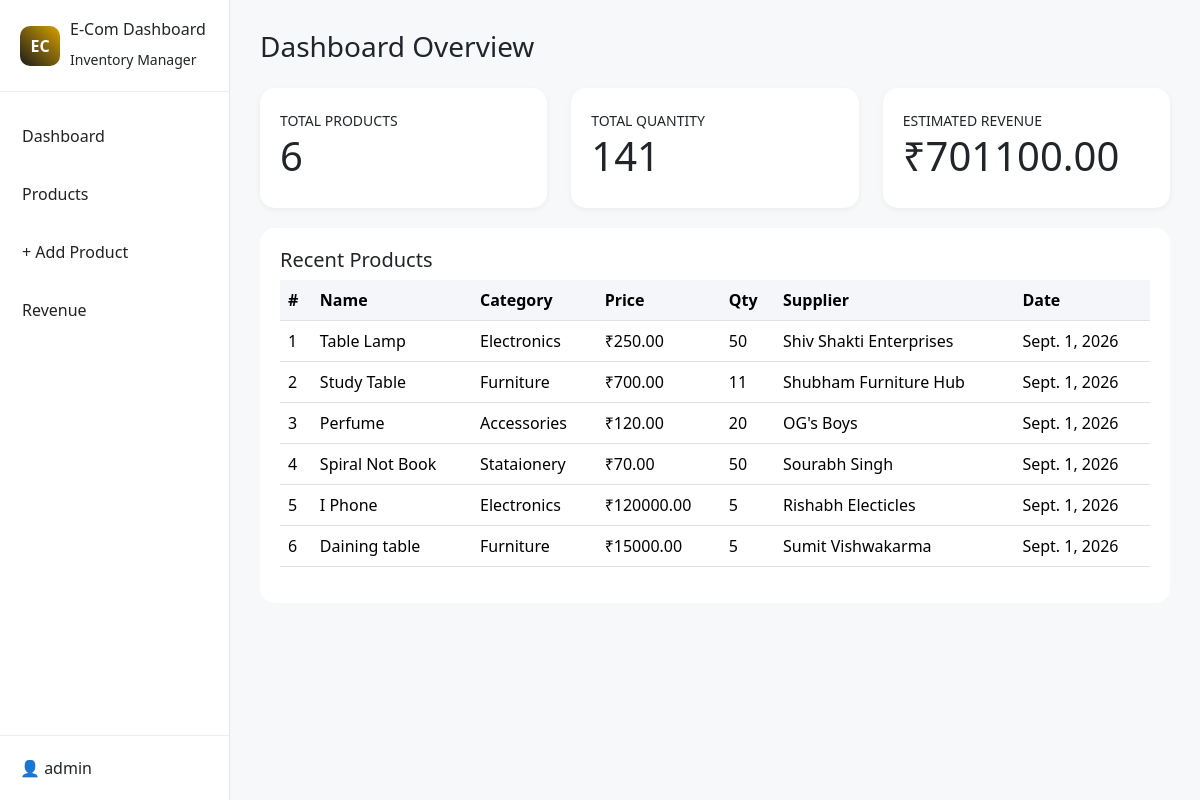
The page / on the database its author committed.
### inventory/models.py (models this page shows, shortened)
class Product(models.Model):
    name = models.CharField(max_length=255)
    category = models.CharField(max_length=100)
    price = models.DecimalField(max_digits=12, decimal_places=2)
    quantity = models.PositiveIntegerField()
    supplier = models.CharField(max_length=255)
    added_date = models.DateField(auto_now_add=True)
    class Meta:
        ordering = ["-id"]

### inventory/views.py (the view)
# urls.py: path("", views.dashboard, name="dashboard"),
def dashboard(request):
    products = Product.objects.all()[:10]
    total_products = Product.objects.count()
    total_quantity = Product.objects.aggregate(total=Sum("quantity"))["total"] or 0
    revenue_expr = ExpressionWrapper(
        F("price") * F("quantity"),
        output_field=DecimalField(max_digits=18, decimal_places=2),
    )
    revenue = Product.objects.aggregate(total=Sum(revenue_expr))["total"] or Decimal("0")
    return render(request, "inventory/dashboard.html", {
        "products": products,
        "total_products": total_products,
        "total_quantity": total_quantity,
        "revenue": revenue.quantize(Decimal("0.01")),
    })

### inventory/templates/inventory/dashboard.html
{% extends 'inventory/base.html' %}
{% block content %}
<h3>Dashboard Overview</h3>
<div class="row mt-4">
<div class="col-md-4"><div class="stat-card"><small>TOTAL PRODUCTS</small><h1>{{ total_products }}</h1></div></div>
<div class="col-md-4"><div class="stat-card"><small>TOTAL QUANTITY</small><h1>{{ total_quantity }}</h1></div></div>
<div class="col-md-4"><div class="stat-card"><small>ESTIMATED REVENUE</small><h1>₹{{ revenue }}</h1></div></div>
</div>
<div class="table-box">
<h5>Recent Products</h5>
<table class="table"><thead><tr><th>#</th><th>Name</th><th>Category</th><th>Price</th><th>Qty</th><th>Supplier</th><th>Date</th></tr></thead>
<tbody>
{% for p in products %}
<tr><td>{{ forloop.counter }}</td><td>{{ p.name }}</td><td>{{ p.category }}</td><td>₹{{ p.price }}</td><td>{{ p.quantity }}</td><td>{{ p.supplier }}</td><td>{{ p.added_date }}</td></tr>
{% empty %}<tr><td colspan="7" class="text-center text-muted">Inventory is empty. Add items to track them.</td></tr>{% endfor %}
</tbody></table>
</div>
{% endblock %}

### inventory/templates/inventory/base.html (shortened to what this page needs)
{% load static %}
<!DOCTYPE html>
<html>
<head>
<link href="https://cdn.jsdelivr.net/npm/bootstrap@5.3.3/dist/css/bootstrap.min.css" rel="stylesheet">
<link rel="stylesheet" href="{% static 'inventory/style.css' %}">
</head>
<body>
<div class="wrapper">
<div class="sidebar">
<div class="logo-box">
<div class="logo-circle">EC</div>
<div><h6>E-Com Dashboard</h6><small>Inventory Manager</small></div>
</div>
<ul>
<li><a href="{% url 'inventory:dashboard' %}">Dashboard</a></li>
<li><a href="{% url 'inventory:products' %}">Products</a></li>
<li><a href="{% url 'inventory:add_product' %}">+ Add Product</a></li>
<li><a href="{% url 'inventory:revenue' %}">Revenue</a></li>
</ul>
<div class="admin">👤 admin</div>
</div>
<div class="content">
{% block content %}{% endblock %}
</div>
</div>
</body>
</html>

### inventory/static/inventory/style.css (style rules this page uses)
body { margin:0; background:#f7f8fa; font-family:Segoe UI; }
.wrapper { display:flex; height:100vh; }
.sidebar { width:230px; background:white; border-right:1px solid #e5e5e5; display:flex; flex-direction:column; }
.logo-box { padding:20px; display:flex; gap:10px; align-items:center; border-bottom:1px solid #eee; }
.logo-circle { width:40px; height:40px; border-radius:10px; background:linear-gradient( 45deg, #1b1b1b, #d7a100 ); color:white; display:flex; align-items:center; justify-content:center; font-weight:bold; }
.sidebar ul { list-style:none; padding:20px 10px; }
.sidebar ul li { margin-bottom:10px; }
.sidebar ul li a { display:block; padding:12px; border-radius:8px; text-decoration:none; color:#222; }
.admin { margin-top:auto; padding:20px; border-top:1px solid #eee; }
.content { flex:1; padding:30px; overflow:auto; }
.stat-card { background:white; padding:20px; border-radius:15px; box-shadow:0 2px 6px rgba(0,0,0,.05); }
.table-box { background:white; padding:20px; border-radius:15px; margin-top:20px; }
.table th { background:#f4f6f9; }

### rows shown on the page
Product: name "Table Lamp", category "Electronics", price "250.00", quantity "50", supplier "Shiv Shakti Enterprises", added_date "Sept. 1, 2026"
Product: name "Study Table", category "Furniture", price "700.00", quantity "11", supplier "Shubham Furniture Hub", added_date "Sept. 1, 2026"
Product: name "Perfume", category "Accessories", price "120.00", quantity "20", supplier "OG's Boys", added_date "Sept. 1, 2026"
Product: name "Spiral Not Book", category "Stataionery", price "70.00", quantity "50", supplier "Sourabh Singh", added_date "Sept. 1, 2026"
Product: name "I Phone", category "Electronics", price "120000.00", quantity "5", supplier "Rishabh Electicles", added_date "Sept. 1, 2026"
Product: name "Daining table", category "Furniture", price "15000.00", quantity "5", supplier "Sumit Vishwakarma", added_date "Sept. 1, 2026"

### other values the page prints
{{ total_products }} "6"
{{ total_quantity }} "141"
{{ revenue }} "701100.00"
